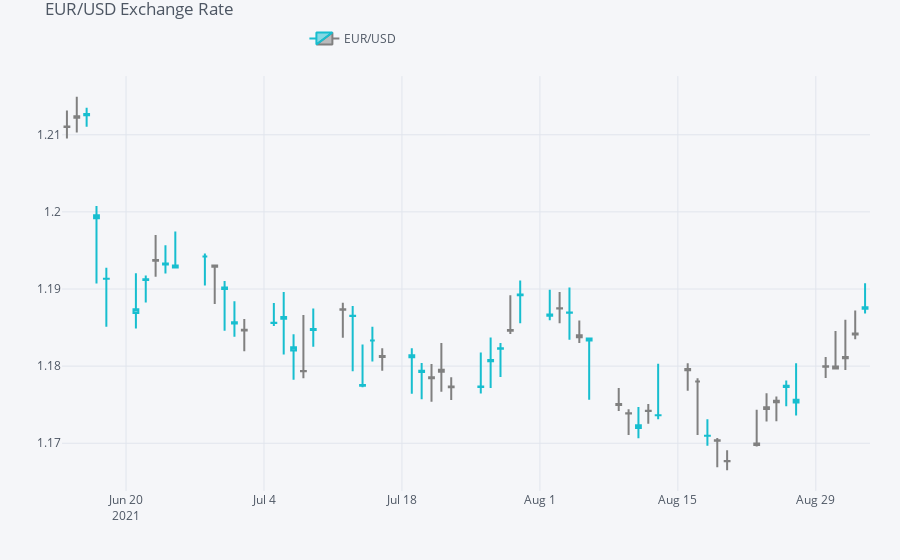

Notebook cell for this chart:
### Markdown cell above
During instantiation, the QuantFig object takes the DataFrame object as input and allows for some basic customization. Plotting the data stored in the QuantFig object qf then happens with the qf.iplot()

### Code cell
qf = cf.QuantFig(quotes,
                title='EUR/USD Exchange Rate',
                legend='top',
                name='EUR/USD')
plyo.iplot(qf.iplot(asFigure=True),
          image='png',
          filename='qf_01')

### Figure 1 — Plotly figure (JSON) as saved in the notebook; plotly's stock layout.template omitted (floating-point values rounded to 4 significant figures)
{"data": [{"close": [1.211, 1.212, 1.213, 1.2, 1.191, 1.187, 1.191, 1.194, 1.193, 1.193, 1.194, 1.193, 1.19, 1.186, 1.185, 1.186, 1.186, 1.182, 1.179, 1.185, 1.187, 1.187, 1.178, 1.183, 1.181, 1.181, 1.179, 1.178, 1.179, 1.177, 1.177, 1.181, 1.182, 1.185, 1.189, 1.187, 1.187, 1.187, 1.184, 1.184, 1.175, 1.174, 1.172, 1.174, 1.174, 1.179, 1.178, 1.171, 1.17, 1.168, 1.17, 1.174, 1.175, 1.177, 1.176, 1.18, 1.18, 1.181, 1.184, 1.188], "decreasing": {"line": {"color": "#808080"}}, "high": [1.213, 1.215, 1.213, 1.201, 1.193, 1.192, 1.192, 1.197, 1.196, 1.197, 1.195, 1.193, 1.191, 1.188, 1.186, 1.188, 1.19, 1.184, 1.187, 1.187, 1.188, 1.188, 1.183, 1.185, 1.182, 1.182, 1.18, 1.18, 1.183, 1.179, 1.182, 1.184, 1.183, 1.189, 1.191, 1.19, 1.19, 1.19, 1.186, 1.184, 1.177, 1.174, 1.175, 1.175, 1.18, 1.18, 1.178, 1.173, 1.171, 1.169, 1.174, 1.176, 1.176, 1.178, 1.18, 1.181, 1.185, 1.186, 1.187, 1.191], "increasing": {"line": {"color": "#17BECF"}}, "low": [1.21, 1.21, 1.211, 1.191, 1.185, 1.185, 1.188, 1.192, 1.192, 1.193, 1.19, 1.188, 1.185, 1.184, 1.182, 1.185, 1.181, 1.178, 1.178, 1.183, 1.184, 1.179, 1.177, 1.181, 1.179, 1.176, 1.176, 1.175, 1.177, 1.176, 1.176, 1.177, 1.179, 1.184, 1.186, 1.186, 1.186, 1.183, 1.183, 1.176, 1.174, 1.171, 1.171, 1.173, 1.173, 1.177, 1.171, 1.17, 1.167, 1.166, 1.17, 1.173, 1.173, 1.175, 1.174, 1.178, 1.18, 1.18, 1.183, 1.187], "name": "EUR/USD", "open": [1.211, 1.212, 1.213, 1.199, 1.191, 1.187, 1.191, 1.194, 1.193, 1.193, 1.194, 1.193, 1.19, 1.186, 1.185, 1.186, 1.186, 1.182, 1.179, 1.185, 1.187, 1.186, 1.177, 1.183, 1.181, 1.181, 1.179, 1.179, 1.18, 1.177, 1.177, 1.181, 1.182, 1.185, 1.189, 1.187, 1.187, 1.187, 1.184, 1.183, 1.175, 1.174, 1.172, 1.174, 1.174, 1.18, 1.178, 1.171, 1.17, 1.168, 1.17, 1.175, 1.176, 1.177, 1.175, 1.18, 1.18, 1.181, 1.184, 1.187], "showlegend": true, "type": "candlestick", "x": ["2021-06-14", "2021-06-15", "2021-06-16", "2021-06-17", "2021-06-18", "2021-06-21", "2021-06-22", "2021-06-23", "2021-06-24", "2021-06-25", "2021-06-28", "2021-06-29", "2021-06-30", "2021-07-01", "2021-07-02", "2021-07-05", "2021-07-06", "2021-07-07", "2021-07-08", "2021-07-09", "2021-07-12", "2021-07-13", "2021-07-14", "2021-07-15", "2021-07-16", "2021-07-19", "2021-07-20", "2021-07-21", "2021-07-22", "2021-07-23", "2021-07-26", "2021-07-27", "2021-07-28", "2021-07-29", "2021-07-30", "2021-08-02", "2021-08-03", "2021-08-04", "2021-08-05", "2021-08-06", "2021-08-09", "2021-08-10", "2021-08-11", "2021-08-12", "2021-08-13", "2021-08-16", "2021-08-17", "2021-08-18", "2021-08-19", "2021-08-20", "2021-08-23", "2021-08-24", "2021-08-25", "2021-08-26", "2021-08-27", "2021-08-30", "2021-08-31", "2021-09-01", "2021-09-02", "2021-09-03"], "yaxis": "y2"}], "layout": {"legend": {"bgcolor": "#F5F6F9", "font": {"color": "#4D5663"}, "orientation": "h", "x": 0.3, "y": 0.95, "yanchor": "bottom"}, "margin": {"b": 30, "l": 30, "r": 30, "t": 30}, "paper_bgcolor": "#F5F6F9", "plot_bgcolor": "#F5F6F9", "showlegend": true, "title": {"font": {"color": "#4D5663"}, "text": "EUR/USD Exchange Rate"}, "xaxis": {"anchor": "y2", "gridcolor": "#E1E5ED", "rangeselector": {"bgcolor": "rgba(150, 200, 250, 1)", "buttons": [{"count": 1, "label": "1m", "step": "month", "stepmode": "backward"}, {"count": 1, "label": "1y", "step": "year", "stepmode": "backward"}], "font": {"size": 13}, "visible": false, "x": 0, "y": 0.9}, "rangeslider": {"visible": false}, "showgrid": true, "tickfont": {"color": "#4D5663"}, "title": {"font": {"color": "#4D5663"}, "text": ""}, "zerolinecolor": "#E1E5ED"}, "yaxis": {"gridcolor": "#E1E5ED", "showgrid": true, "showticklabels": false, "tickfont": {"color": "#4D5663"}, "title": {"font": {"color": "#4D5663"}, "text": ""}, "zerolinecolor": "#E1E5ED"}, "yaxis2": {"domain": [0, 0.9], "gridcolor": "#E1E5ED", "showgrid": true, "tickfont": {"color": "#4D5663"}, "title": {"font": {"color": "#4D5663"}, "text": ""}, "zerolinecolor": "#E1E5ED"}}}
